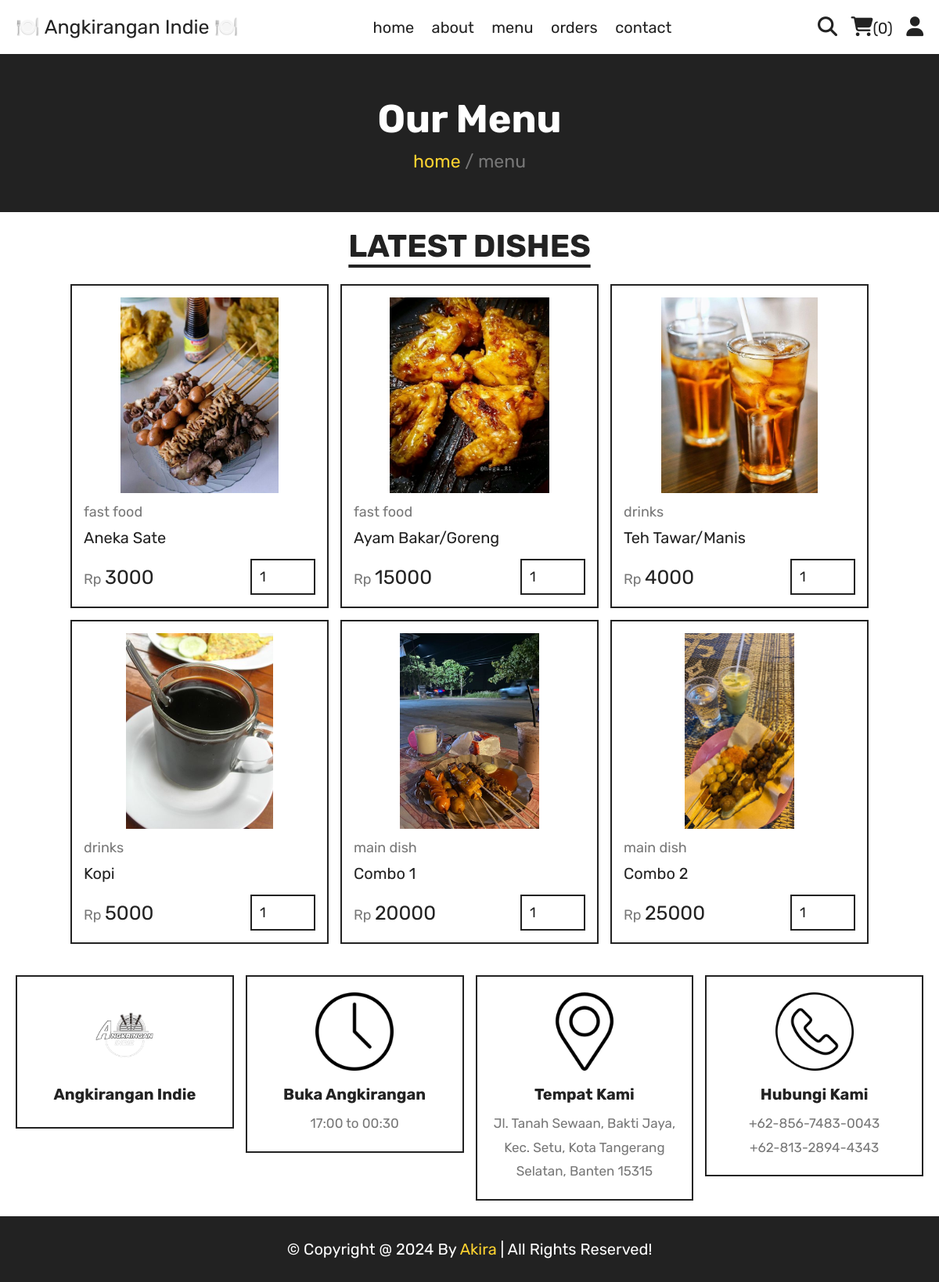
Page /menu.php on the committed database.
### tables this page shows
CREATE TABLE `products` (
  `id` int(100) NOT NULL,
  `name` varchar(100) NOT NULL,
  `category` varchar(100) NOT NULL,
  `price` int(10) NOT NULL,
  `image` varchar(100) NOT NULL
);

### menu.php (the view, shortened to what this page needs)
<?php
include 'components/connect.php';
?>
<!DOCTYPE html>
<html lang="en">
<head>
   <link rel="stylesheet" href="https://cdnjs.cloudflare.com/ajax/libs/font-awesome/6.1.1/css/all.min.css">
   <link rel="stylesheet" href="css/style.css">
</head>
<body>
   <?php include 'components/user_header.php'; ?>
   <div class="heading">
      <h3>our menu</h3>
      <p><a href="home.php">home</a> <span> / menu</span></p>
   </div>
   <section class="products">
      <h1 class="title">latest dishes</h1>
      <div class="box-container">
         <?php
         $select_products = $conn->prepare("SELECT * FROM `products`");
         $select_products->execute();
         if ($select_products->rowCount() > 0) {
            while ($fetch_products = $select_products->fetch(PDO::FETCH_ASSOC)) {
         ?>
               <form action="" method="post" class="box">
                  <img src="uploaded_img/<?= $fetch_products['image']; ?>" alt="">
                  <a href="category.php?category=<?= $fetch_products['category']; ?>" class="cat"><?= $fetch_products['category']; ?></a>
                  <div class="name"><?= $fetch_products['name']; ?></div>
                  <div class="flex">
                     <div class="price"><span>Rp </span><?= $fetch_products['price']; ?></div>
                     <input type="number" name="qty" class="qty" min="1" max="99" value="1" maxlength="2"">
         </div>
      </form>
      <?php
            }
         } else {
            echo '<p class="empty">no products added yet!</p>';
         }
      ?>
   </div>
</section>
<?php include 'components/footer.php'; ?>
</body>
</html>

### css/style.css (style rules this page uses)
:root { --yellow: #fed330; --red: #e74c3c; --white: #fff; --black: #222; --light-color: #777; --border: 0.2rem solid var(--black); }
* { font-family: "Rubik", sans-serif; margin: 0; padding: 0; box-sizing: border-box; outline: none; border: none; text-decoration: none; }
html { font-size: 62.5%; overflow-x: hidden; scroll-behavior: smooth; stop-opacity: 7rem; }
section { margin: 0 auto; max-width: 1200px; padding: 2rem; }
.title { text-align: center; margin-bottom: 2.5rem; font-size: 4rem; color: var(--black); text-transform: uppercase; text-decoration: underline; text-underline-offset: 1rem; }
.heading { display: flex; align-items: center; justify-content: center; gap: 1rem; flex-flow: column; background-color: var(--black); min-height: 20rem; }
.heading h3 { font-size: 5rem; color: var(--white); text-transform: capitalize; }
.heading p { font-size: 2.3rem; color: var(--light-color); }
.heading p a { color: var(--yellow); }
.products .box-container { display: grid; grid-template-columns: repeat(auto-fit, 33rem); justify-content: center; align-items: flex-start; gap: 1.5rem; }
.products .box-container .box { border: var(--border); padding: 1.5rem; position: relative; overflow: hidden; }
.products .box-container .box img { height: 25rem; width: 100%; object-fit: contain; margin-bottom: 1rem; }
.products .box-container .box .cat { font-size: 1.8rem; color: var(--light-color); }
.products .box-container .box .name { font-size: 2rem; color: var(--black); margin: 1rem 0; }
.products .box-container .box .flex { display: flex; align-items: center; gap: 1rem; margin-top: 1.5rem; }
.products .box-container .box .flex .price { margin-right: auto; font-size: 2.5rem; color: var(--black); }
.products .box-container .box .flex .price span { color: var(--light-color); font-size: 1.8rem; }
.products .box-container .box .flex .qty { padding: 1rem; border: var(--border); font-size: 1.8rem; color: var(--black); }

### rows in the picture
products: image (picture), category "fast food", name "Aneka Sate", price "3000"
products: image (picture), category "fast food", name "Ayam Bakar/Goreng", price "15000"
products: image (picture), category "drinks", name "Teh Tawar/Manis", price "4000"
products: image (picture), category "drinks", name "Kopi", price "5000"
products: image (picture), category "main dish", name "Combo 1", price "20000"
products: image (picture), category "main dish", name "Combo 2", price "25000"

### other values in the picture
$total_cart_items "0"
